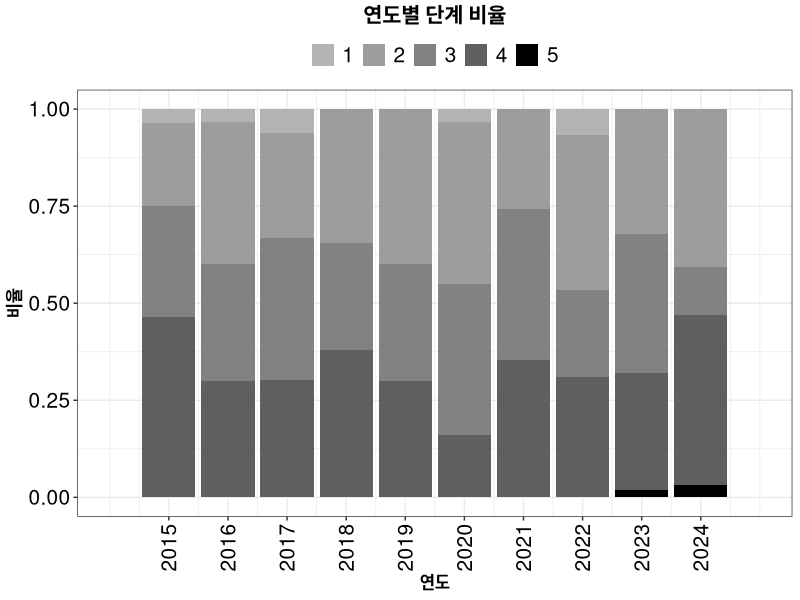
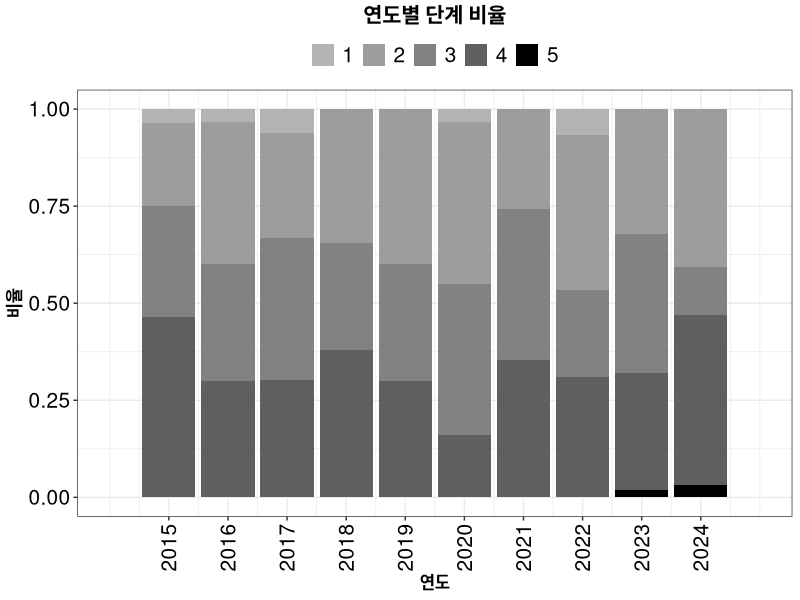

Here is the R script that generated these plots, in order:
library(ggplot2)
library(here)
library(readr)

data <- read_csv("./Data/Reproducibility_of_Korean_Archaeology.csv")

ggplot(data) +
    geom_bar(aes(x=data$연도,fill=as.factor(data$단계)), position = "fill") +
    theme_bw() +
    theme(legend.position = "top",
          plot.title = element_text(hjust = 0.5,size=15,face='bold')) +
    ggtitle("연도별 단계 비율") +
    labs(x = "연도", y = "비율") +
    scale_x_continuous(limits = c(2014, 2025), breaks=seq(2015, 2024, 1)) +
    scale_fill_grey(start=0.7, end=0) +
    theme(plot.caption = element_text(size = 12, hjust = 0),
      axis.text.x = element_text(angle = 90, hjust = 1, vjust = 0.5 ),
      legend.title=element_blank(),
      legend.text=element_text(size=15),
      axis.text = element_text(size=15, colour="black"),
      axis.title.x = element_text(size=12, colour="black", face='bold'),
      axis.title.y = element_text(size=12, colour="black", face='bold'))

ggsave(here("./Graph/Fig_2.tiff"), dpi=300, width=6, height=6, units='in')
